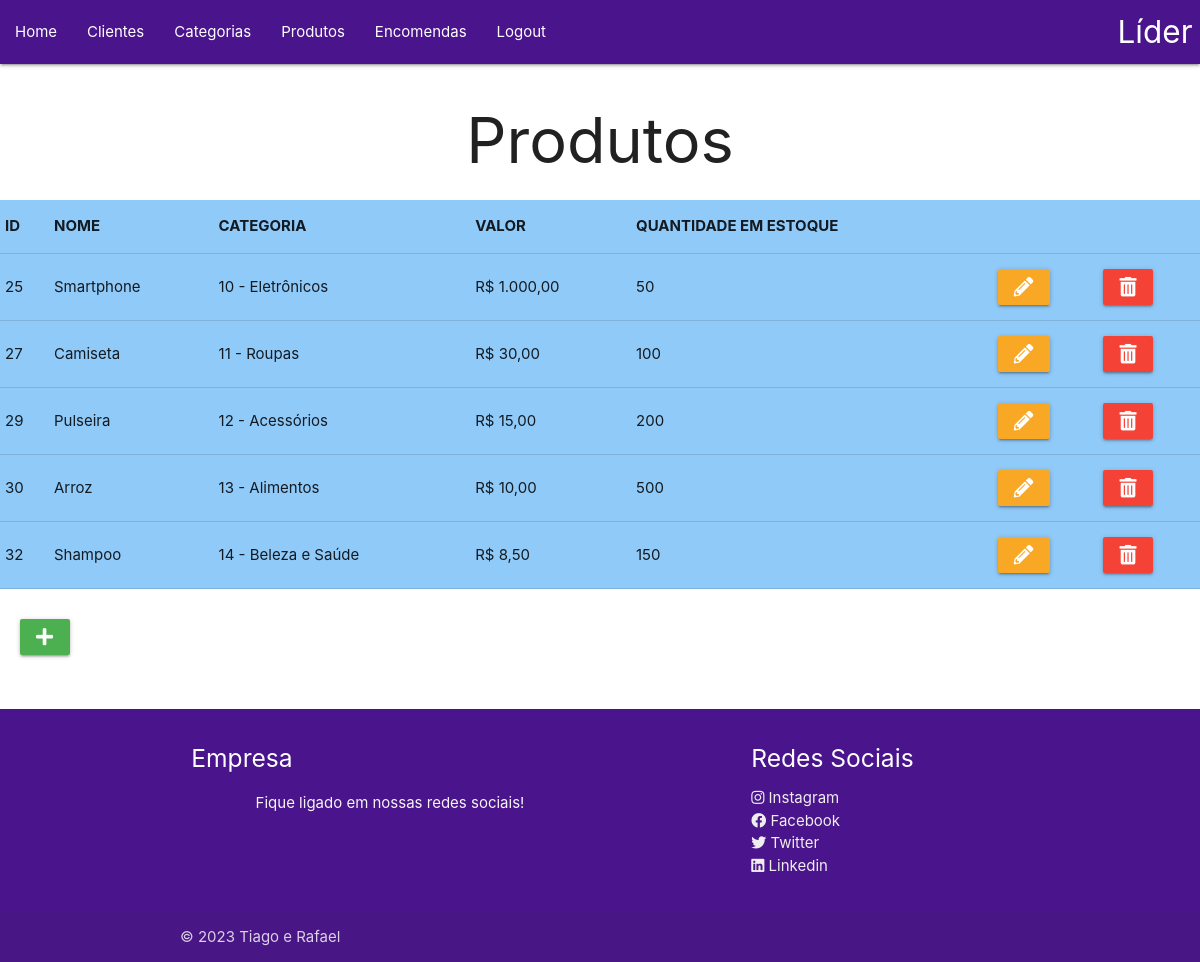
The page /VIEW/produto/listarProdutos.php (signed in) on the database as committed earlier.
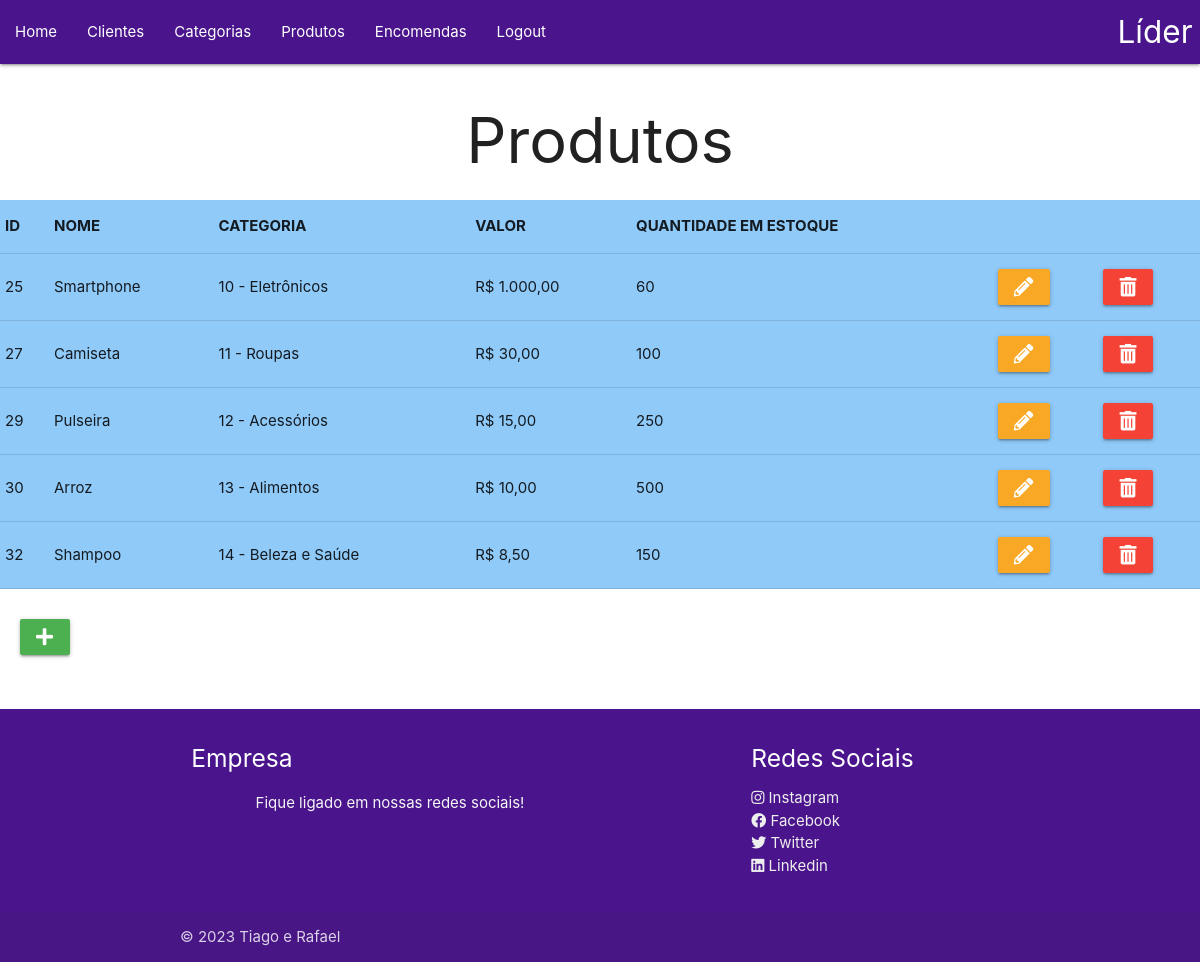
The same page on the database as committed later.
### tables this page shows
CREATE TABLE `produto` (
  `id` int(11) NOT NULL,
  `nome` varchar(35) NOT NULL,
  `id_categoria` int(11) NOT NULL,
  `valor` float NOT NULL,
  `qntd_estoque` int(11) NOT NULL
);

CREATE TABLE `categoria` (
  `id` int(11) NOT NULL,
  `descricao` varchar(35) NOT NULL,
  `qntd_produtos` int(11) NOT NULL
);

### DAL/dalProduto.php (called while the page is built, shortened)
<?php
include_once 'C:\xampp\htdocs\empresa\MODEL\Produto.php';
class dalProduto {
    public function Select() {
        $con = Conexao::conectar();
        $sql = 'SELECT * FROM produto;';
        $result = $con->query($sql);
        foreach ($result as $linha) {
            $produto = new \MODEL\Produto();
            $produto->setId($linha['id']);
            $produto->setNome($linha['nome']);
            $produto->setIdCategoria($linha['id_categoria']);
            $produto->setValor($linha['valor']);
            $produto->setQuantidadeEstoque($linha['qntd_estoque']);
            $lstProdutos[] = $produto;
        }
        return $lstProdutos;
    }
}

### BLL/bllProduto.php (called while the page is built, shortened)
<?php
include_once "../../DAL/dalProduto.php";
class bllProduto {
    public function Select(){
        $dal = new \DAL\dalProduto();
        return $dal->Select();
    }
}
?>

### MODEL/Produto.php (called while the page is built, shortened)
<?php
class Produto {
    private ?int $id;
    private ?string $nome;
    private ?int $idCategoria;
    private ?float $valor;
    private ?int $quantidadeEstoque;
    public function __construct(?int $id = null, ?string $nome = null, ?int $idCategoria = null, ?float $valor = null, ?int $quantidadeEstoque = null) {
        $this->id = $id;
        $this->nome = $nome;
        $this->idCategoria = $idCategoria;
        $this->valor = $valor;
        $this->quantidadeEstoque = $quantidadeEstoque;
    }
    public function getId(): ?int {
        return $this->id;
    }
    public function setId(?int $id): void {
        $this->id = $id;
    }
    public function getNome(): ?string {
        return $this->nome;
    }
    public function setNome(?string $nome): void {
        $this->nome = $nome;
    }
    public function getIdCategoria(): ?int {
        return $this->idCategoria;
    }
    public function setIdCategoria(?int $idCategoria): void {
        $this->idCategoria = $idCategoria;
    }
    public function getValor(): ?float {
        return $this->valor;
    }
    public function setValor(?float $valor): void {
        $this->valor = $valor;
    }
    public function getQuantidadeEstoque(): ?int {
        return $this->quantidadeEstoque;
    }
    public function setQuantidadeEstoque(?int $quantidadeEstoque): void {
        $this->quantidadeEstoque = $quantidadeEstoque;
    }
}
?>

### DAL/dalCategoria.php (called while the page is built, shortened)
<?php
    include_once 'C:\xampp\htdocs\empresa\MODEL\Categoria.php';
    class dalCategoria {
        public function SelectID(int $id){
            $sql = "select * from categoria where id=?;";
            $pdo = Conexao::conectar();
            $query = $pdo->prepare($sql);
            $query->execute (array($id));
            $linha = $query->fetch(\PDO::FETCH_ASSOC);
            $categoria = new \MODEL\Categoria();
            $categoria->setId($linha['id']);
            $categoria->setDescricao($linha['descricao']);
            return $categoria;
        }
    }

### BLL/bllCategoria.php (called while the page is built, shortened)
<?php
    include_once "../../DAL/dalCategoria.php";
    class bllCategoria {
        public function SelectID (int $id){
            $dal = new \DAL\dalCategoria();
            return $dal->SelectID($id);
        }
    }
?>

### MODEL/Categoria.php (called while the page is built, shortened)
<?php
class Categoria {
    private ?string $descricao;
    public function __construct(?int $id = null, ?string $descricao = null) {
        $this->descricao = $descricao;
    }
    public function getDescricao(): ?string {
        return $this->descricao;
    }
    public function setDescricao(?string $descricao): void {
        $this->descricao = $descricao;
    }
}
?>

### VIEW/produto/listarProdutos.php (the view, shortened to what the changed rows need)
<?php
include_once 'C:\xampp\htdocs\empresa\BLL\bllProduto.php';
include_once 'C:\xampp\htdocs\empresa\BLL\bllCategoria.php';
$bllProduto = new \BLL\bllProduto();
$lstProduto = $bllProduto->Select();
$bllCategoria = new \BLL\bllCategoria();
?>
<!DOCTYPE html>
<html lang="pt-br">
<head>
    <link rel="stylesheet" href="https://cdnjs.cloudflare.com/ajax/libs/materialize/1.0.0/css/materialize.min.css">
    <link rel="stylesheet" href="https://cdnjs.cloudflare.com/ajax/libs/font-awesome/5.15.3/css/all.min.css">
</head>
<body>
    <?php include_once '../menu.php'; ?>
    <h1 class="center">Produtos</h1>
    <table class="highlight blue lighten-3">
        <tr>
            <th>ID</th>
            <th>NOME</th>
            <th>CATEGORIA</th>
            <th>VALOR</th>
            <th>QUANTIDADE EM ESTOQUE</th>
        </tr>
        <?php
        foreach ($lstProduto as $produto) {
            $categoria = $bllCategoria->SelectID($produto->getIdCategoria());
        ?>
            <tr>
                <td><?php echo $produto->getId(); ?></td>
                <td><?php echo $produto->getNome(); ?></td>
                <td><?php echo $produto->getIdCategoria() . " - " . $categoria->getDescricao(); ?></td>
                <td>R$ <?php echo number_format($produto->getValor(), 2, ',', '.'); ?></td>
                <td><?php echo $produto->getQuantidadeEstoque(); ?></td>
                <td>
                    <a class="waves-effect waves-light yellow darken-3 btn" onclick="JavaScript:location.href='editarProduto.php?id=' + <?php echo $produto->getId(); ?>">
                        <i class="fas fa-pencil-alt"></i>
                    </a>
                </td>
                <td>
                    <a class="waves-effect waves-light red btn" onclick="JavaScript:remover(<?php echo $produto->getId(); ?>)">
                        <i class="fas fa-trash-alt"></i>
                    </a>
                </td>
            </tr>
        <?php
        }
        ?>
    </table>
    <?php include_once '../rodape.php'; ?>
</body>
</html>

Rows that differ between the two databases and show on the page:
changed produto "Smartphone": qntd_estoque "50" → "60"
changed produto "Pulseira": qntd_estoque "200" → "250"
